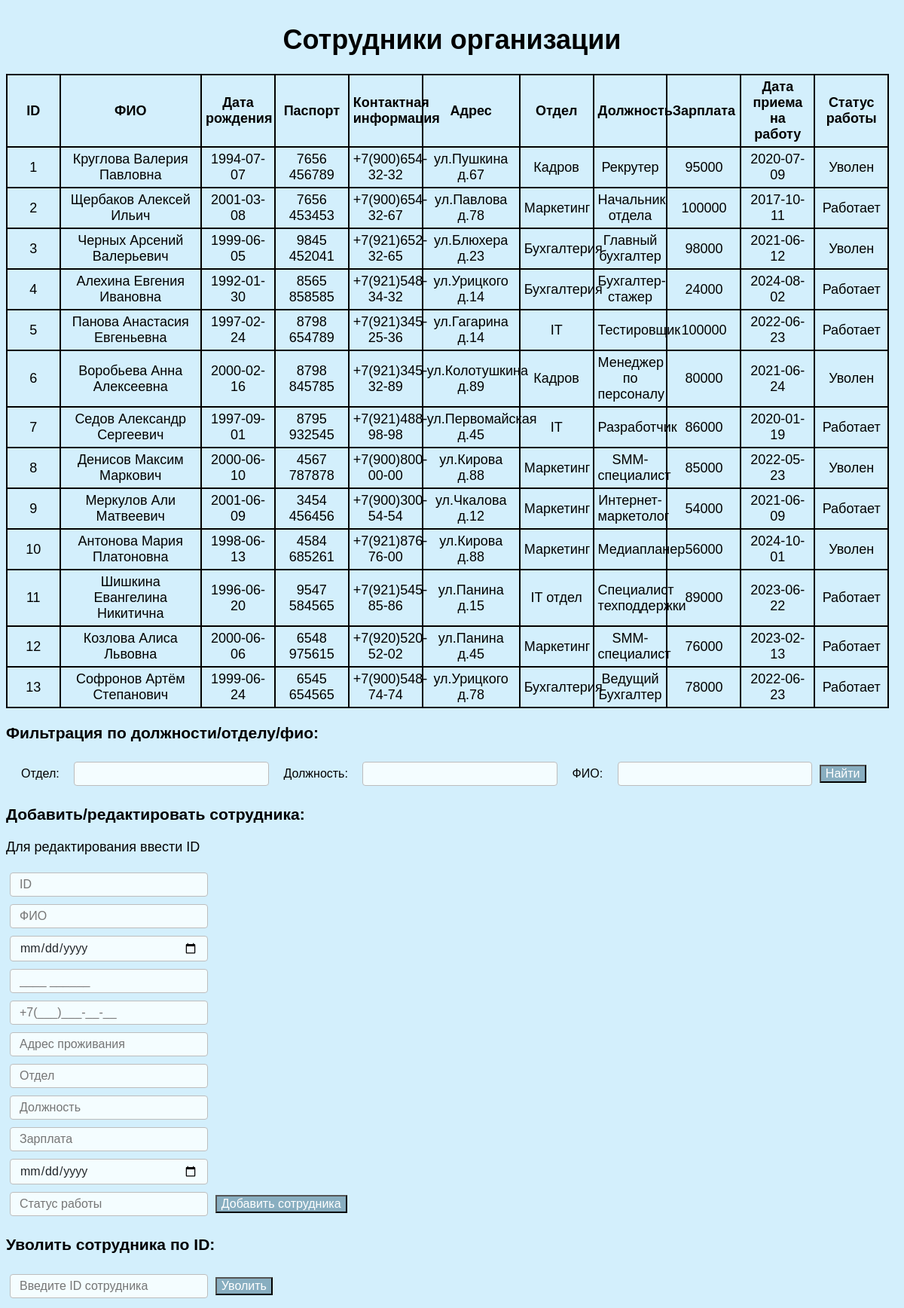
Before: / with the older database file.
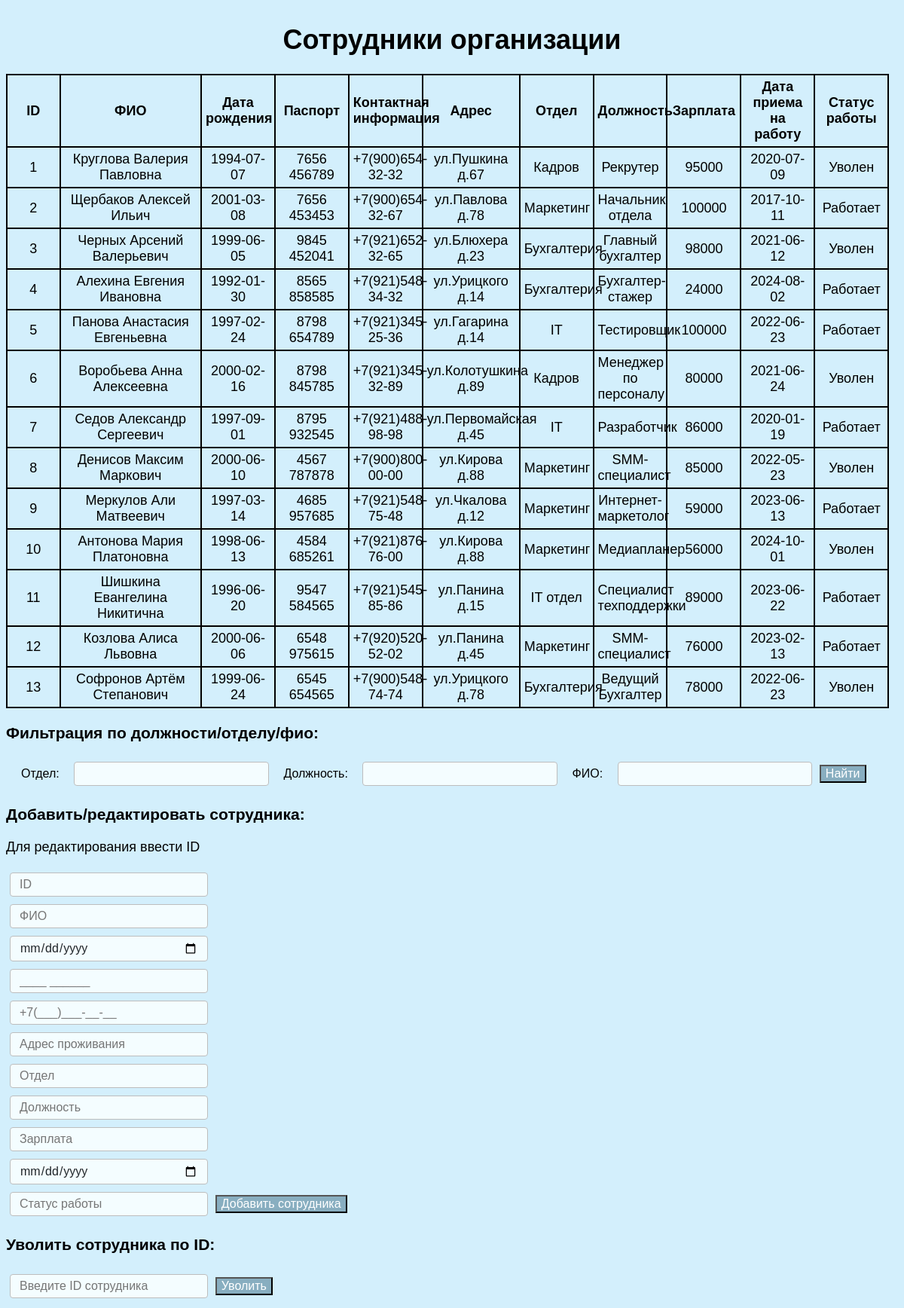
After: the same page with the newer database file.
### tables this page shows
CREATE TABLE `sotr` (
  `ID` int(11) NOT NULL,
  `FIO` varchar(75) NOT NULL,
  `DataRozhdenia` date NOT NULL,
  `Pasport` varchar(15) NOT NULL,
  `KontaktnayaInfa` varchar(75) NOT NULL,
  `Adres` varchar(75) NOT NULL,
  `Otdel` varchar(75) NOT NULL,
  `Dolzhnost` varchar(75) NOT NULL,
  `Zarplata` int(11) NOT NULL,
  `DataPrinatia` date NOT NULL,
  `Statusr` varchar(10) NOT NULL
);

### index.php (the view, shortened to what this page needs)
<!DOCTYPE html>
<html lang="en">
<head>
    <link href="style.css" rel="stylesheet" type="text/css">
</head>
<body>
<?php
require_once 'config.php';
$FOtdel = isset($_GET['FOtdel']) ?$_GET['FOtdel'] : '';
$FDolzhnost = isset($_GET['FDolzhnost']) ?$_GET['FDolzhnost'] : '';$FFIO = isset($_GET['FFIO']) ?$_GET['FFIO'] : '';
$query = "SELECT * FROM sotr WHERE 1=1";
$result = mysqli_query($conn, $query);
$list = array();
while ($row = mysqli_fetch_assoc($result)) {
$list[] = $row;
}
?>
<h1>Сотрудники организации</h1>
<table>
<thead>
    <th style=width:5%>ID</th>
    <th style=width:15%;>ФИО</th>
    <th>Дата рождения</th>
    <th>Паспорт</th>
    <th>Контактная информация</th>
    <th style=width:10%;>Адрес</th>
    <th>Отдел</th>
    <th>Должность</th>
    <th>Зарплата</th>
    <th>Дата приема на работу</th>
    <th>Статус работы</th>
</thead>
<tbody>
    <?php foreach($list as $item): ?>
        <tr>
            <td> <?php echo htmlspecialchars($item['ID']);?></td>
            <td> <?php echo htmlspecialchars($item['FIO']);?></td>
            <td> <?php echo htmlspecialchars($item['DataRozhdenia']);?></td>
            <td> <?php echo htmlspecialchars($item['Pasport']);?></td>
            <td> <?php echo htmlspecialchars($item['KontaktnayaInfa']);?></td>
            <td> <?php echo htmlspecialchars($item['Adres']);?></td>
            <td> <?php echo htmlspecialchars($item['Otdel']);?></td>
            <td> <?php echo htmlspecialchars($item['Dolzhnost']);?></td>
            <td> <?php echo htmlspecialchars($item['Zarplata']);?></td>
            <td> <?php echo htmlspecialchars($item['DataPrinatia']);?></td>
            <td> <?php echo htmlspecialchars($item['Statusr']);?></td>
        </tr>
    <?php endforeach; ?>
</tbody>
</table>
<h3> Фильтрация по должности/отделу/фио: </h3>
<form class = "filtr" method="GET" action="">
    <label class = "filtr" for="Otdel">Отдел:</label>
    <input type="text" id="Otdel" name="FOtdel" value="<?php echo htmlspecialchars($FOtdel); ?>">
    <label class = "filtr" for="Dolzhnost">Должность:</label>
    <input type="text" id="Dolzhnost" name="FDolzhnost" value="<?php echo htmlspecialchars($FDolzhnost); ?>">
    <label class = "filtr" for="FIO">ФИО:</label>
    <input type="text" id="FIO" name="FFIO" value="<?php echo htmlspecialchars($FFIO); ?>">
    <button class="btn btn-white btn-        animate" type="submit">Найти</button>
</form>
<h3>Добавить/редактировать сотрудника:</h3>
<p>Для редактирования ввести ID</p>
<form method="POST" action="">
    <input type="text" name="ID" placeholder="ID"><br>
    <input type="text" name="FIO" placeholder="ФИО" required><br>
    <input type="date" name="DataRozhdenia" placeholder="Дата рождения" required><br>
    <input type="text" id="pasport" name="Pasport" placeholder="____ ______" required><br>
    <input type="text" id="phone" name="KontaktnayaInfa" placeholder="+7(___)___-__-__" required><br>
    <input type="text" name="Adres" placeholder="Адрес проживания" required><br>
    <input type="text" name="Otdel" placeholder="Отдел" required><br>
    <input type="text" name="Dolzhnost" placeholder="Должность" required><br>
    <input type="number" name="Zarplata" placeholder="Зарплата" required><br>
    <input type="date" name="DataPrinatia" placeholder="Дата принятия на работу" required><br>
    <input type="text" name="Statusr" placeholder="Статус работы" required>
    <button class="btn btn-white btn-        animate" type="submit">Добавить сотрудника</button>
</form>
<h3>Уволить сотрудника по ID:</h3>
<form method="POST" action="">
    <input type="number" name="id" placeholder="Введите ID сотрудника" required>
    <button class="btn btn-white btn-        animate" type="submit">Уволить</button>
</form>
</body>
</html>

Changed rows visible on the page:
changed sotr "Меркулов Али Матвеевич": DataRozhdenia "2001-06-09" → "1997-03-14"; Pasport "3454 456456" → "4685 957685"; KontaktnayaInfa "+7(900)300-54-54" → "+7(921)548-75-48"; Zarplata "54000" → "59000"; DataPrinatia "2021-06-09" → "2023-06-13"
changed sotr "Софронов Артём Степанович": Statusr "Работает" → "Уволен"
